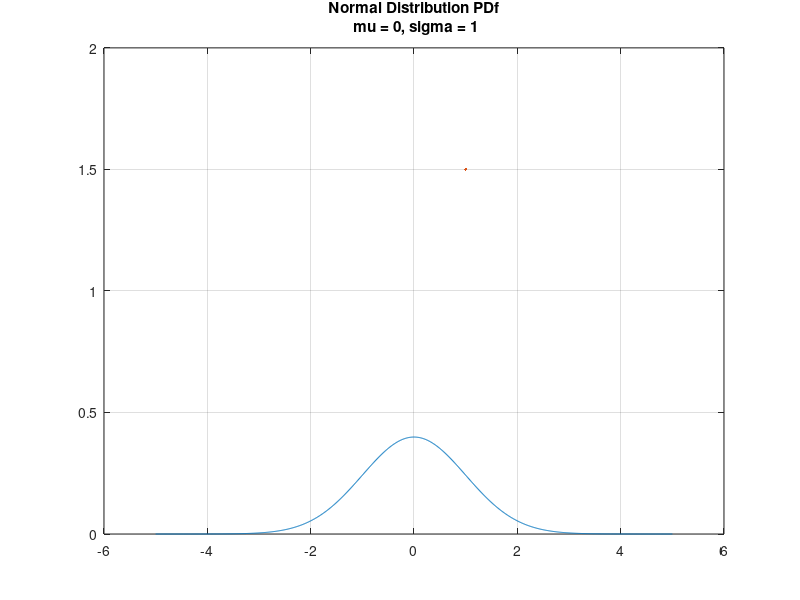
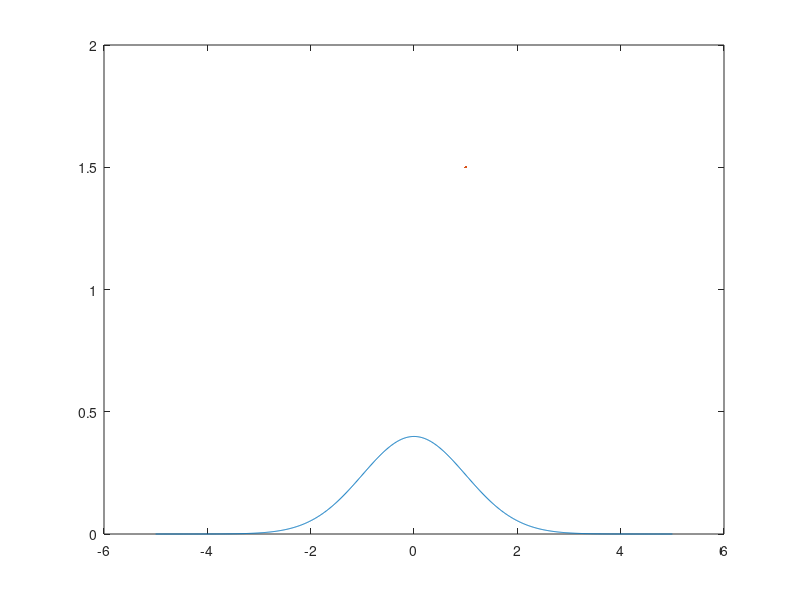

Write the MATLAB code that produced these figures, in order. (Note: this script raises an error after producing the figures.)
clc, clear, close all

mu = 0;
sigma = 1;
x = -5:0.01:5;
y = normpdf(x, mu, sigma);

figure(1)
plot(x, y, LineWidth=1.5);
title(sprintf('Normal Distribution PDf\n mu = %d, sigma = %d', mu, sigma))
box on
grid on

figure(2)
plot(x, y, LineWidth=1.5);
t = ['Normal Distribution PDF'; 
    '$\mu$ = ', num2str(mu), ', $\sigma$ = ', num2str(sigma)];
title(t, Interpreter="latex")
box on
grid on

figure(3)
plot(x, y, LineWidth=1.5);
t = 'Normal Distribution PDF';
subt = ['$\mu$ = ', num2str(mu), ', $\sigma$ = ', num2str(sigma)];
[tt, ss] = title(t, subt, Interpreter="latex");
box on
grid on
